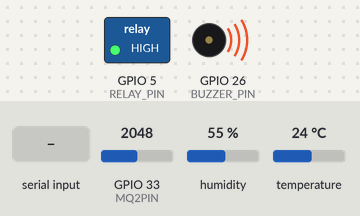
The sketch below on a simulated ESP32. Parts: switched loads named in the sketch (green lamp = pin HIGH), buzzer (waves = sounding). Inputs (shaded band) come from the test bench; at power-on: GPIO 33 (MQ2PIN) = 2048, humidity 55 %, temperature 24 °C. Nothing arrives over Bluetooth unless stated; what the sketch prints to the serial monitor is not drawn.

Above: at 2.0 s.
2.1 s: "OFF B\n" received over the second serial link
At 2.34 s:
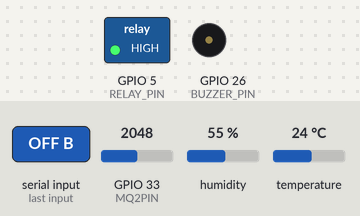
6.1 s: GPIO 33 (MQ2PIN) set to 109
9.5 s: GPIO 33 (MQ2PIN) set to 89
At 11.1 s:
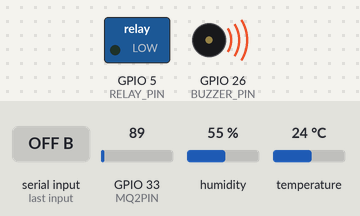
12.2 s: humidity set to 41 %
15.8 s: humidity set to 38 %
At 18.2 s:
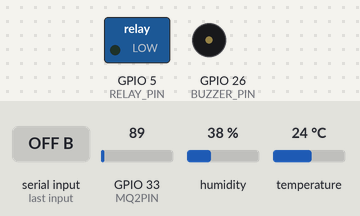
Timing chart, 0 to 19.5 s (numbered marks = the images above; inputs shaded):
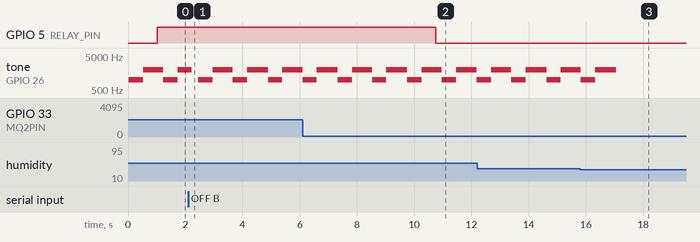

The sketch:

Systeme_IOT_salle_serveur.ino
```cpp
#include <DHT.h>
#include "BluetoothSerial.h"

BluetoothSerial SerialBT;

#define DHTPIN 32
#define DHTTYPE DHT11
#define MQ2PIN 33
#define BUZZER_PIN 26
#define RELAY_PIN 5

DHT dht(DHTPIN, DHTTYPE);

void setup() {
  Serial.begin(115200);               // Moniteur série (USB)
  SerialBT.begin("ESP32-SalleServeur");  // Nom Bluetooth

  dht.begin();

  pinMode(BUZZER_PIN, OUTPUT);
  pinMode(RELAY_PIN, OUTPUT);

  Serial.println("==== ESP32 démarré ====");
  Serial.println("En attente de commandes via Bluetooth...");
  SerialBT.println("Connexion Bluetooth OK. Vous pouvez envoyer des commandes.");
}

void loop() {
  // Lecture des capteurs
  float humidity = dht.readHumidity();
  float temperatureC = dht.readTemperature();
  int mq2RawValue = analogRead(MQ2PIN);

  // Affichage sur le moniteur série
  Serial.println("----- Mesures -----");
  Serial.print("Température : "); Serial.print(temperatureC); Serial.println(" °C");
  Serial.print("Humidité    : "); Serial.print(humidity); Serial.println(" %");
  Serial.print("Gaz (MQ2)   : "); Serial.println(mq2RawValue);
  Serial.println("-------------------");

  // Envoi vers l'app (Bluetooth)
  SerialBT.println("Température : " + String(temperatureC) + " °C");
  SerialBT.println("Humidité    : " + String(humidity) + " %");
  SerialBT.println("Gaz (MQ2)   : " + String(mq2RawValue));

  // Conditions automatiques
  if (temperatureC > 30 || mq2RawValue >= 100 || humidity >= 40) {
    tone(BUZZER_PIN, 1000); delay(500);
    tone(BUZZER_PIN, 2000); delay(500);
  } else {
    noTone(BUZZER_PIN);
  }

  if (temperatureC > 30 || mq2RawValue >= 100) {
    digitalWrite(RELAY_PIN, HIGH);
  } else {
    digitalWrite(RELAY_PIN, LOW);
  }

  // 🔹 Réception commandes Bluetooth
  if (SerialBT.available()) {
    String cmd = SerialBT.readStringUntil('\n');
    cmd.trim();

    Serial.println("Commande Bluetooth : [" + cmd + "]");

    if (cmd == "ON V") {
      digitalWrite(RELAY_PIN, HIGH);
      Serial.println("→ Ventilateur ON");
      SerialBT.println("Ventilateur activé.");
    }
    else if (cmd == "OFF V") {
      digitalWrite(RELAY_PIN, LOW);
      Serial.println("→ Ventilateur OFF");
      SerialBT.println("Ventilateur désactivé.");
    }
    else if (cmd == "ON B") {
      tone(BUZZER_PIN, 1500);
      Serial.println("→ Buzzer ON");
      SerialBT.println("Buzzer activé.");
    }
    else if (cmd == "OFF B") {
      noTone(BUZZER_PIN);
      Serial.println("→ Buzzer OFF");
      SerialBT.println("Buzzer désactivé.");
    } else {
      Serial.println("Commande non reconnue.");
    }
  }

  delay(200); // Pause entre cycles
}
```

Measured:
- the behaviour switches between 100 and 99 on GPIO 33 (MQ2PIN) (found by bisection; images 1 and 2)
- the behaviour switches between 40 and 39 % on humidity (found by bisection; images 2 and 3)
- after the input at 9.5 s, GPIO 5 (RELAY_PIN): HIGH → LOW after 1.3 s
- by itself, tone on GPIO 26 (BUZZER_PIN): repeats every 1.2 s: 1000 Hz 0.50 s, 2000 Hz 0.70 s
